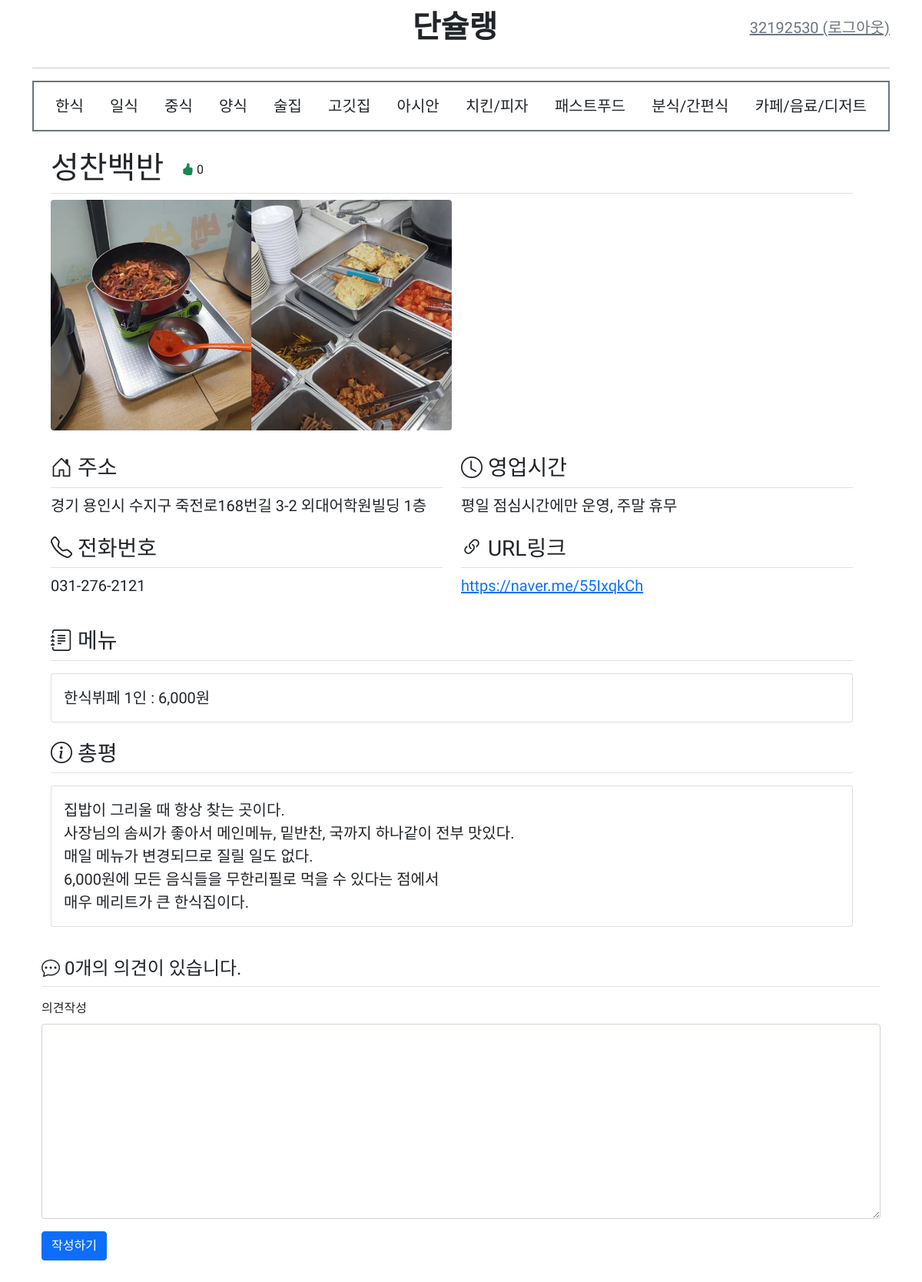
The page /post/id/1/ (signed in) on the database as committed earlier.
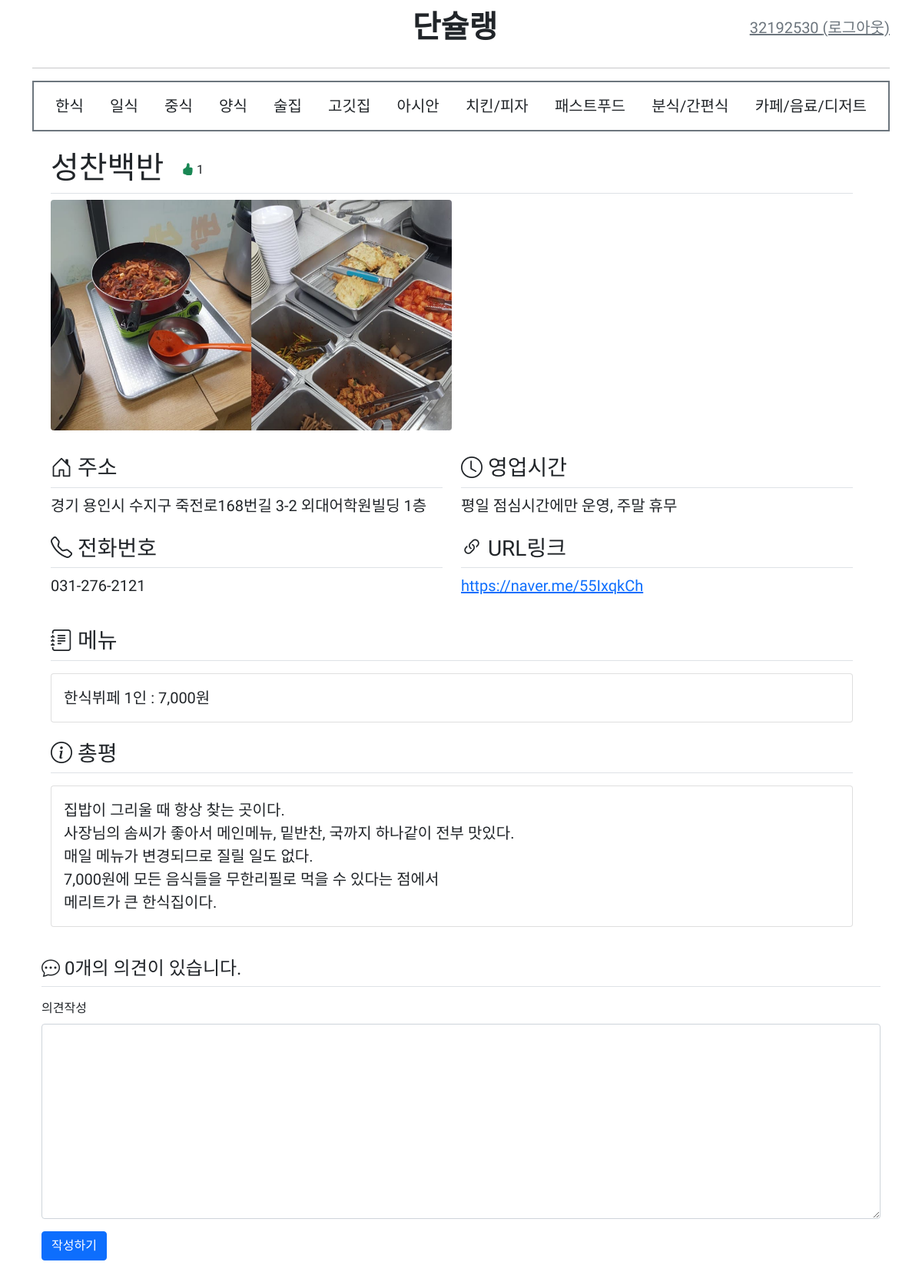
The same page on the database as committed later.
### mainapp/models.py (models this page shows, shortened)
class Post(models.Model):
    category = models.IntegerField() # 1~12까지로 한식부터 카페까지 구분하기 위한 필드
    subject = models.CharField(max_length=200) # 가게이름
    location = models.CharField(max_length=200) # 주소
    callnum = models.CharField(max_length=200) # 전화번호
    timeinfo = models.CharField(max_length=200) # 영업시간
    urlinfo = models.CharField(max_length=200) # URL
    menu = models.TextField() # 메뉴
    review = models.TextField() # 총평
    image = models.ImageField(blank=True, upload_to='media/') # 썸네일사진
    summary = models.CharField(max_length=200) # 썸네일텍스트
    voter = models.ManyToManyField(User, blank=True)  # 추천인

### mainapp/views.py (the view)
# urls.py: path('post/id/<int:post_id>/', views.detail, name='detail'),
def detail(request, post_id):
    post = get_object_or_404(Post, pk=post_id) # Question.objects.get의 상위호환이다. 실패하면 404오류를 전달
    context = {'post': post}
    return render(request, 'mainapp/detail.html', context) # question_detail.html에 있는 question에 context를 전달

### templates/mainapp/detail.html (shortened to what this page needs)
{% extends 'base.html' %}
{% block content %}
<div class="container my-3 row row-cols-2">
    <div class="col-12">
        <h1 class="border-bottom py-2">{{ post.subject }}
            <a href="javascript:void(0)" data-uri="{% url 'main:vote' post.id  %}"
                class="recommend btn btn-outline-white"> <i class="text-success bi bi-hand-thumbs-up-fill"></i>
                <span class="">{{post.voter.count}}</span>
            </a>
        </h1>
    </div>
    <div class="col-12">
        <img class="rounded" width="50%" height="300" src="/media/{{post.image}}" alt="korean_post">
        <br><br>
    </div>
    <div class="col">
        <div class="mb-3">
            <h3 class="border-bottom py-2"><i class="align-bottom bi bi-house-door"></i> 주소</h3>
            <div class="card-text fs-5" style="white-space: pre-line;">{{ post.location }}</div>
        </div>
        <div class="mb-3">
            <h3 class="border-bottom py-2"><i class="align-bottom bi bi-telephone"></i> 전화번호</h3>
            <div class="card-text fs-5" style="white-space: pre-line;">{{ post.callnum }}</div>
        </div>
    </div>
    <div class="col">
        <div class="mb-3">
            <h3 class="border-bottom py-2"><i class="align-bottom bi bi-clock"></i> 영업시간</h3>
            <div class="card-text fs-5" style="white-space: pre-line;">{{ post.timeinfo }}</div>
        </div>
        <div class="mb-3">
            <h3 class="border-bottom py-2"><i class="align-bottom bi bi-link-45deg"></i> URL링크</h3>
            <div class="card-text fs-5" style="white-space: pre-line;"><a href="{{ post.urlinfo }}">{{ post.urlinfo }}</a></div>
        </div>
    </div>
</div>
<div class="container my-3 row">
    <div class="col-12">
        <h3 class="border-bottom py-2"><i class="align-bottom bi bi-journal-text"></i> 메뉴</h3>
        <div class="card my-3">
            <div class="card-body">
                <div class="card-text fs-5" style="white-space: pre-line;">{{ post.menu }}</div>
            </div>
        </div>
    </div>
    <div class="col-12">
        <h3 class="border-bottom py-2"><i class="align-bottom bi bi-info-circle"></i></i> 총평</h3>
        <div class="card my-3">
            <div class="card-body">
                <div class="card-text fs-5" style="white-space: pre-line;">{{ post.review }}</div>
            </div>
        </div>
    </div>
</div>
<div class="container my-3">
    <h4 class="border-bottom my-3 py-2"><i class="align-bottom bi bi-chat-dots"></i> {{post.comment_set.count}}개의 의견이 있습니다.</h4>
    <form action="{% url 'main:comment_create' post.id %}" method="post" class="my-3">
        <div class="mb-3">
            <label for="content" class="form-label">의견작성</label>
            <textarea {% if not user.is_authenticated %}disabled{% endif %}
              name="content" id="content" class="form-control" rows="10"></textarea>
        </div>
        <input type="submit" value="작성하기" class="btn btn-primary">
        <br><br><br>
    </form>
</div>
{% endblock %}

Rows that differ between the two databases and show on the page:
changed Post "성찬백반": voter.count "0" → "1"; menu "한식뷔페 1인 : 6,000원" → "한식뷔페 1인 : 7,000원"; review "집밥이 그리울 때 항상 찾는 곳이다. 사장님의 솜씨가 좋아서 메인메뉴, 밑반찬, 국까지 하나같이 전부 맛있다. 매일 메뉴가 변경되므로 질릴 일도 없다. 6,000원에 모든 음식들을 무한리필로 먹을 수 있다는 점에서 매우 메리트가 큰 한식집이다." → "집밥이 그리울 때 항상 찾는 곳이다. 사장님의 솜씨가 좋아서 메인메뉴, 밑반찬, 국까지 하나같이 전부 맛있다. 매일 메뉴가 변경되므로 질릴 일도 없다. 7,000원에 모든 음식들을 무한리필로 먹을 수 있다는 점에서 메리트가 큰 한식집이다."
